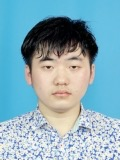
#> input picture com/old/base/numpy/images/1.jpeg, 120 x 160 px; its folder holds only this picture in this run
$ python ImageTools.py
#> lines starting #> are read from the running program, lines starting #| are printed output that depends on the picture
import os

from PIL import Image
import numpy as np
import pickle as p


class ImageTools(object):
    image_dir = "./images/"

    result_dir = "./results/"

    data_file_path = "./data.bin"

    def imageToArray(self, files):
        images = np.array([])
        for i in range(len(files)):
            image = Image.open(ImageTools.image_dir + files[i])
#> image is the input picture: PIL image 120x160 RGB; mean R, G, B 134.1, 171.7, 185.2
            r, g, b = image.split()
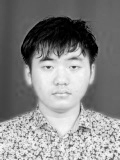
#> r: PIL image 120x160 L; min 0, max 251, mean 134.1
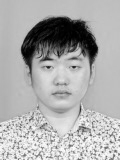
#> g: PIL image 120x160 L; min 0, max 255, mean 171.7
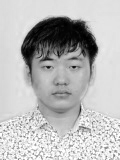
#> b: PIL image 120x160 L; min 0, max 255, mean 185.2
            r_array = np.array(r).reshape(19200)
#> r_array = 19200 values, max 251 at index 17402, min 0 at index 2217, mean 134.1
            g_array = np.array(g).reshape(19200)
#> g_array = 19200 values, max 255 at index 17714, min 0 at index 2704, mean 171.7
            b_array = np.array(b).reshape(19200)
#> b_array = 19200 values, max 255 at index 14061, min 0 at index 2925, mean 185.2
            image_array = np.concatenate((r_array, g_array, b_array))
            images = np.concatenate((images, image_array))
            print(images.shape)
#| (57600,)
            f = open(ImageTools.data_file_path, 'wb')
            p.dump(images, f)
            f.close()

    def arrayToImage(self, file):
        f = open(file, 'rb')
        arr = p.load(f)
        rows = arr.shape[0]
#> (the run stopped early here; a loop or call above may not have finished)
